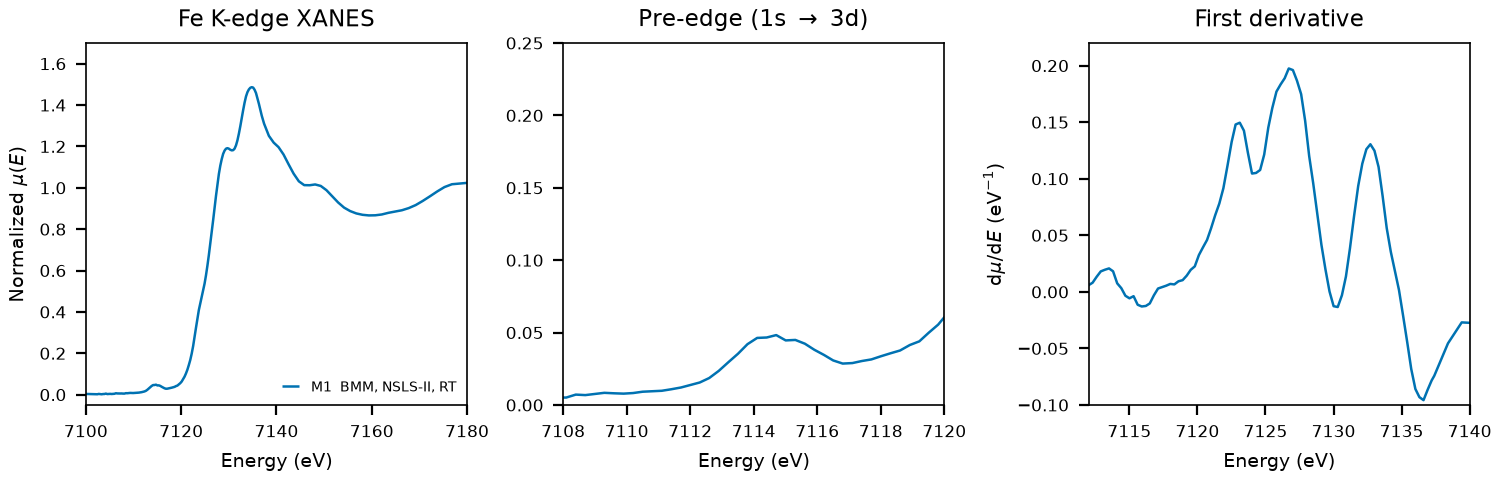

The Python source for this figure:
"""Plot the experimental Fe K-edge spectrum of epidote in this folder.

Run from this directory. The output replaces spectra_comparison.png, which the
README links to.
"""

import matplotlib.pyplot as plt
import numpy as np
from larch import Group
from larch.xafs import pre_edge

OUTPUT = "spectra_comparison.png"

MEASUREMENTS = [
    ("M1  BMM, NSLS-II, RT", "NIST/Fe-Epidote.xdi", {"ratio": (4, 5), "ref_ratio": (5, 6)}, "#0072B2"),
]

FE_K_EDGE = 7112.0
PRE_EDGE_DEFAULTS = {"pre1": -150, "pre2": -30, "norm1": 150, "norm2": 950, "nnorm": 2, "nvict": 2}


def normalized(path, ratio=None, ref_ratio=None):
    """Return a larch group with the normalized spectrum read from path."""
    data = np.loadtxt(path, comments="#")
    energy = data[:, 0]
    mu = np.log(data[:, ratio[0]] / data[:, ratio[1]])

    if ref_ratio is not None:
        ref_mu = np.log(data[:, ref_ratio[0]] / data[:, ref_ratio[1]])
        ref_group = Group(energy=energy.copy(), mu=ref_mu)
        pre_edge(ref_group)
        eshift = FE_K_EDGE - ref_group.e0
        energy = energy + eshift

    group = Group(energy=energy, mu=mu)
    pre_edge(group, **PRE_EDGE_DEFAULTS)
    return group


def main():
    plt.rcParams.update({"font.size": 7, "axes.linewidth": 0.6})
    fig, axes = plt.subplots(1, 3, figsize=(7.5, 2.4), constrained_layout=True)

    for label, path, kwargs, color in MEASUREMENTS:
        group = normalized(path, **kwargs)
        derivative = np.gradient(group.flat, group.energy)
        axes[0].plot(group.energy, group.flat, color=color, lw=0.9, label=label)
        axes[1].plot(group.energy, group.flat, color=color, lw=0.9)
        axes[2].plot(group.energy, derivative, color=color, lw=0.9)

    axes[0].set(
        xlim=(7100, 7180),
        ylim=(-0.05, 1.7),
        title="Fe K-edge XANES",
        ylabel=r"Normalized $\mu(E)$",
    )
    axes[1].set(
        xlim=(7108, 7120),
        ylim=(0, 0.25),
        title=r"Pre-edge (1s $\rightarrow$ 3d)",
    )
    axes[2].set(
        xlim=(7112, 7140),
        ylim=(-0.10, 0.22),
        title="First derivative",
        ylabel=r"d$\mu$/d$E$ (eV$^{-1}$)",
    )
    for ax in axes:
        ax.set_xlabel("Energy (eV)")
        ax.tick_params(labelsize=6)

    axes[0].legend(
        loc="lower right",
        fontsize=5.2,
        frameon=False,
        handlelength=1.2,
        borderpad=0.2,
        labelspacing=0.25,
    )
    fig.savefig(OUTPUT, dpi=200)
    print(f"wrote {OUTPUT}")


if __name__ == "__main__":
    main()
